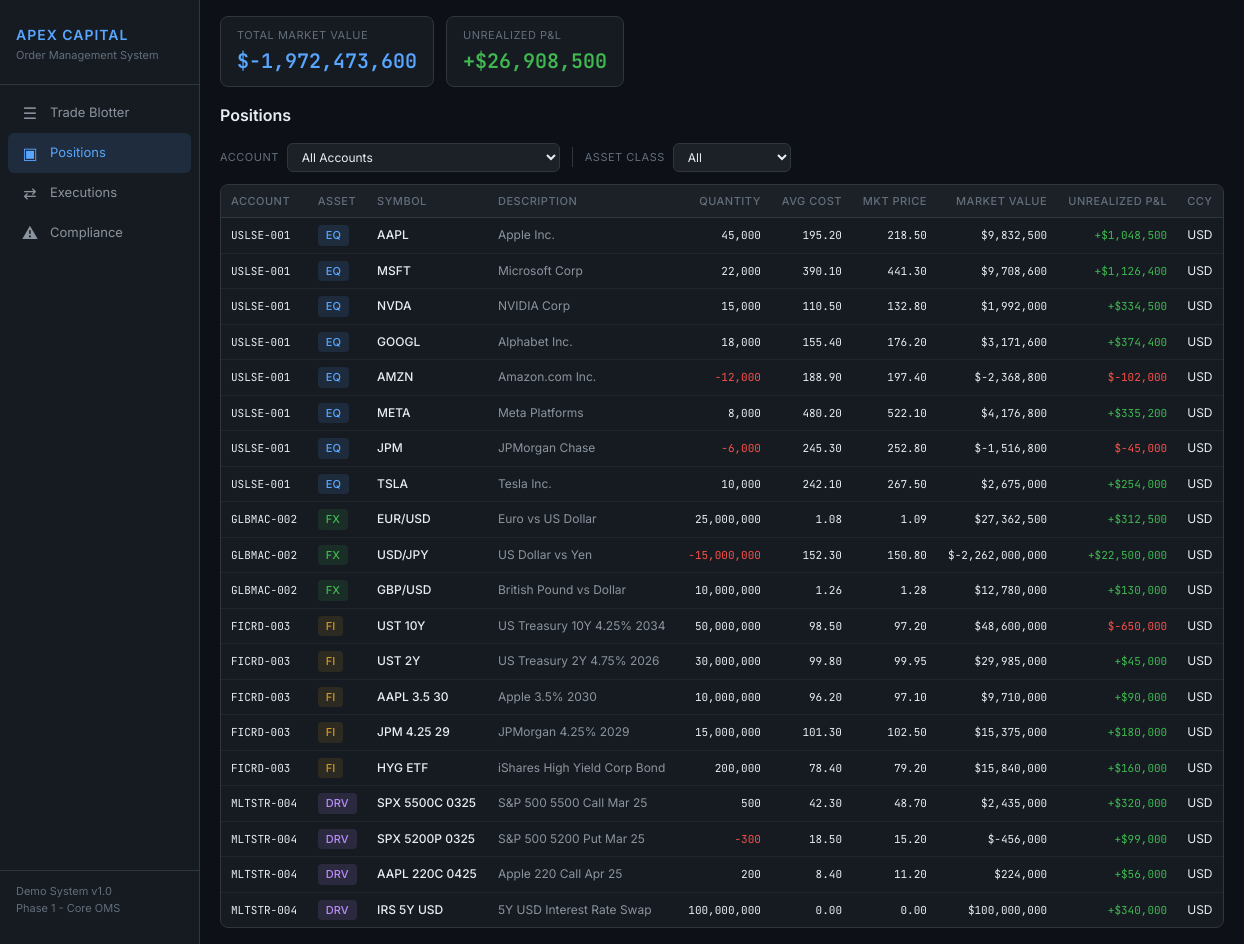
Page /positions on the committed database.
### models.py (models this page shows)
class Position(db.Model):
    id = db.Column(db.Integer, primary_key=True)
    account_id = db.Column(db.Integer, db.ForeignKey("account.id"), nullable=False)
    asset_class = db.Column(db.String(20), nullable=False)
    symbol = db.Column(db.String(20), nullable=False)
    description = db.Column(db.String(100))
    quantity = db.Column(db.Float, default=0.0)
    avg_cost = db.Column(db.Float, default=0.0)
    market_price = db.Column(db.Float, default=0.0)
    market_value = db.Column(db.Float, default=0.0)
    unrealized_pnl = db.Column(db.Float, default=0.0)
    currency = db.Column(db.String(3), default="USD")

class Account(db.Model):
    id = db.Column(db.Integer, primary_key=True)
    account_code = db.Column(db.String(20), unique=True, nullable=False)
    account_name = db.Column(db.String(100), nullable=False)
    fund_type = db.Column(db.String(50))  # e.g., "Long/Short Equity", "Global Macro"
    base_currency = db.Column(db.String(3), default="USD")
    nav = db.Column(db.Float, default=0.0)  # Net Asset Value
    orders = db.relationship("Order", backref="account", lazy=True)
    positions = db.relationship("Position", backref="account", lazy=True)

### app.py (the view)
@app.route("/positions")
def positions():
    account_filter = request.args.get("account", "All")
    asset_filter = request.args.get("asset_class", "All")
    query = Position.query
    if account_filter != "All":
        query = query.filter(Position.account_id == int(account_filter))
    if asset_filter != "All":
        query = query.filter(Position.asset_class == asset_filter)
    positions_list = query.all()
    accounts = Account.query.all()
    total_mv = sum(p.market_value for p in positions_list)
    total_pnl = sum(p.unrealized_pnl for p in positions_list)
    return render_template(
        "positions.html",
        positions=positions_list,
        accounts=accounts,
        total_mv=total_mv,
        total_pnl=total_pnl,
        account_filter=account_filter,
        asset_filter=asset_filter,
        active_page="positions",
    )

### app.py (called while the page is built)
@app.context_processor
def inject_now():
    return {"now": datetime.utcnow()}

### templates/positions.html (shortened to what this page needs)
{% extends "base.html" %}
{% block content %}
<div class="stats-bar">
    <div class="stat-card">
        <div class="label">Total Market Value</div>
        <div class="value blue">${{ "{:,.0f}".format(total_mv) }}</div>
    </div>
    <div class="stat-card">
        <div class="label">Unrealized P&L</div>
        <div class="value {{ 'green' if total_pnl >= 0 else 'red' }}">
            {{ '+' if total_pnl >= 0 else '' }}${{ "{:,.0f}".format(total_pnl) }}
        </div>
    </div>
</div>
<div class="page-header">
    <h2>Positions</h2>
</div>
<form class="filter-bar" method="get" action="{{ url_for('positions') }}">
    <label>Account</label>
    <select name="account" onchange="this.form.submit()">
        <option value="All" {{ 'selected' if account_filter == 'All' }}>All Accounts</option>
    </select>
    <label>Asset Class</label>
    <select name="asset_class" onchange="this.form.submit()">
        <option value="All" {{ 'selected' if asset_filter == 'All' }}>All</option>
    </select>
</form>
<div class="data-table-wrapper">
    <table class="data-table">
        <thead>
            <tr>
                <th>Account</th>
                <th>Asset</th>
                <th>Symbol</th>
                <th>Description</th>
                <th class="right">Quantity</th>
                <th class="right">Avg Cost</th>
                <th class="right">Mkt Price</th>
                <th class="right">Market Value</th>
                <th class="right">Unrealized P&L</th>
                <th>CCY</th>
            </tr>
        </thead>
        <tbody>
            {% for pos in positions %}
            <tr>
                <td class="mono" style="font-size: 11px;">{{ pos.account.account_code }}</td>
                <td>
                    {% if pos.asset_class == 'Equity' %}
                        <span class="badge badge-equity">EQ</span>
                    {% elif pos.asset_class == 'Fixed Income' %}
                        <span class="badge badge-fi">FI</span>
                    {% elif pos.asset_class == 'FX' %}
                        <span class="badge badge-fx">FX</span>
                    {% elif pos.asset_class == 'Derivative' %}
                        <span class="badge badge-deriv">DRV</span>
                    {% endif %}
                </td>
                <td style="font-weight: 500;">{{ pos.symbol }}</td>
                <td style="color: var(--text-secondary);">{{ pos.description }}</td>
                <td class="right mono">
                    <span class="{{ 'pnl-negative' if pos.quantity < 0 else '' }}">
                        {{ "{:,.0f}".format(pos.quantity) }}
                    </span>
                </td>
                <td class="right mono">{{ "%.2f"|format(pos.avg_cost) if pos.avg_cost < 1000 else "{:,.2f}".format(pos.avg_cost) }}</td>
                <td class="right mono">{{ "%.2f"|format(pos.market_price) if pos.market_price < 1000 else "{:,.2f}".format(pos.market_price) }}</td>
                <td class="right mono">${{ "{:,.0f}".format(pos.market_value) }}</td>
                <td class="right mono">
                    <span class="{{ 'pnl-positive' if pos.unrealized_pnl >= 0 else 'pnl-negative' }}">
                        {{ '+' if pos.unrealized_pnl >= 0 else '' }}${{ "{:,.0f}".format(pos.unrealized_pnl) }}
                    </span>
                </td>
                <td>{{ pos.currency }}</td>
            </tr>
            {% endfor %}
        </tbody>
    </table>
</div>
{% endblock %}

### static/style.css (style rules this page uses)
* { margin: 0; padding: 0; box-sizing: border-box; }
:root { --bg-primary: #0d1117; --bg-secondary: #161b22; --bg-tertiary: #1c2128; --bg-hover: #1f2937; --border: #30363d; --border-light: #21262d; --text-primary: #e6edf3; --text-secondary: #8b949e; --text-muted: #636e7b; --green: #3fb950; --green-bg: rgba(63, 185, 80, 0.12); --red: #f85149; --red-bg: rgba(248, 81, 73, 0.12); --blue: #58a6ff; --blue-bg: rgba(88, 166, 255, 0.12); --yellow: #d29922; --yellow-bg: rgba(210, 153, 34, 0.12); --orange: #db6d28; --purple: #bc8cff; --font-mono: "JetBrains Mono", "Fira Code", "Cascadia Code", "Consolas", monospace; --font-sans: "Inter", -apple-system, BlinkMacSystemFont, "Segoe UI", sans-serif; }
body { font-family: var(--font-sans); background: var(--bg-primary); color: var(--text-primary); font-size: 13px; line-height: 1.5; }
.stats-bar { display: flex; gap: 12px; margin-bottom: 16px; }
.stat-card { background: var(--bg-secondary); border: 1px solid var(--border); border-radius: 8px; padding: 10px 16px; min-width: 120px; }
.stat-card .label { font-size: 11px; color: var(--text-muted); text-transform: uppercase; letter-spacing: 0.5px; }
.stat-card .value { font-size: 20px; font-weight: 600; font-family: var(--font-mono); margin-top: 2px; }
.stat-card .value.green { color: var(--green); }
.stat-card .value.blue { color: var(--blue); }
.page-header { display: flex; justify-content: space-between; align-items: center; margin-bottom: 16px; }
.page-header h2 { font-size: 16px; font-weight: 600; }
.filter-bar { display: flex; gap: 8px; margin-bottom: 12px; flex-wrap: wrap; align-items: center; }
.filter-bar label { font-size: 11px; color: var(--text-muted); text-transform: uppercase; letter-spacing: 0.5px; }
.filter-bar select { background: var(--bg-tertiary); border: 1px solid var(--border); color: var(--text-primary); padding: 5px 10px; border-radius: 6px; font-size: 12px; font-family: var(--font-sans); cursor: pointer; }
.data-table-wrapper { background: var(--bg-secondary); border: 1px solid var(--border); border-radius: 8px; overflow: hidden; }
.data-table { width: 100%; border-collapse: collapse; font-size: 12px; }
.data-table thead th { background: var(--bg-tertiary); padding: 8px 10px; text-align: left; font-weight: 500; font-size: 11px; color: var(--text-muted); text-transform: uppercase; letter-spacing: 0.5px; border-bottom: 1px solid var(--border); white-space: nowrap; position: sticky; top: 0; }
.data-table thead th.right { text-align: right; }
.data-table tbody tr { border-bottom: 1px solid var(--border-light); transition: background 0.1s; }
.data-table tbody tr:last-child { border-bottom: none; }
.data-table tbody td { padding: 7px 10px; white-space: nowrap; }
.data-table tbody td.mono { font-family: var(--font-mono); font-size: 11px; }
.data-table tbody td.right { text-align: right; }
.badge { display: inline-block; padding: 2px 8px; border-radius: 4px; font-size: 11px; font-weight: 500; }
.badge-equity { background: var(--blue-bg); color: var(--blue); }
.badge-fi { background: rgba(210, 153, 34, 0.12); color: var(--yellow); }
.badge-fx { background: rgba(63, 185, 80, 0.12); color: var(--green); }
.badge-deriv { background: rgba(188, 140, 255, 0.12); color: var(--purple); }
.pnl-positive { color: var(--green); }
.pnl-negative { color: var(--red); }

### rows in the picture
Position: account.account_code "USLSE-001", asset_class "EQ", symbol "AAPL", description "Apple Inc.", quantity "45,000", avg_cost "195.20", market_price "218.50", market_value "9,832,500", unrealized_pnl "+", unrealized_pnl "1,048,500", currency "USD"
Position: account.account_code "USLSE-001", asset_class "EQ", symbol "MSFT", description "Microsoft Corp", quantity "22,000", avg_cost "390.10", market_price "441.30", market_value "9,708,600", unrealized_pnl "+", unrealized_pnl "1,126,400", currency "USD"
Position: account.account_code "USLSE-001", asset_class "EQ", symbol "NVDA", description "NVIDIA Corp", quantity "15,000", avg_cost "110.50", market_price "132.80", market_value "1,992,000", unrealized_pnl "+", unrealized_pnl "334,500", currency "USD"
Position: account.account_code "USLSE-001", asset_class "EQ", symbol "GOOGL", description "Alphabet Inc.", quantity "18,000", avg_cost "155.40", market_price "176.20", market_value "3,171,600", unrealized_pnl "+", unrealized_pnl "374,400", currency "USD"
Position: account.account_code "USLSE-001", asset_class "EQ", symbol "AMZN", description "Amazon.com Inc.", quantity "-12,000", avg_cost "188.90", market_price "197.40", market_value "-2,368,800", unrealized_pnl "-102,000", currency "USD"
Position: account.account_code "USLSE-001", asset_class "EQ", symbol "META", description "Meta Platforms", quantity "8,000", avg_cost "480.20", market_price "522.10", market_value "4,176,800", unrealized_pnl "+", unrealized_pnl "335,200", currency "USD"
Position: account.account_code "USLSE-001", asset_class "EQ", symbol "JPM", description "JPMorgan Chase", quantity "-6,000", avg_cost "245.30", market_price "252.80", market_value "-1,516,800", unrealized_pnl "-45,000", currency "USD"
Position: account.account_code "USLSE-001", asset_class "EQ", symbol "TSLA", description "Tesla Inc.", quantity "10,000", avg_cost "242.10", market_price "267.50", market_value "2,675,000", unrealized_pnl "+", unrealized_pnl "254,000", currency "USD"
Position: account.account_code "GLBMAC-002", asset_class "FX", symbol "EUR/USD", description "Euro vs US Dollar", quantity "25,000,000", avg_cost "1.08", market_price "1.09", market_value "27,362,500", unrealized_pnl "+", unrealized_pnl "312,500", currency "USD"
Position: account.account_code "GLBMAC-002", asset_class "FX", symbol "USD/JPY", description "US Dollar vs Yen", quantity "-15,000,000", avg_cost "152.30", market_price "150.80", market_value "-2,262,000,000", unrealized_pnl "+", unrealized_pnl "22,500,000", currency "USD"
Position: account.account_code "GLBMAC-002", asset_class "FX", symbol "GBP/USD", description "British Pound vs Dollar", quantity "10,000,000", avg_cost "1.26", market_price "1.28", market_value "12,780,000", unrealized_pnl "+", unrealized_pnl "130,000", currency "USD"
Position: account.account_code "FICRD-003", asset_class "FI", symbol "UST 10Y", description "US Treasury 10Y 4.25% 2034", quantity "50,000,000", avg_cost "98.50", market_price "97.20", market_value "48,600,000", unrealized_pnl "-650,000", currency "USD"
Position: account.account_code "FICRD-003", asset_class "FI", symbol "UST 2Y", description "US Treasury 2Y 4.75% 2026", quantity "30,000,000", avg_cost "99.80", market_price "99.95", market_value "29,985,000", unrealized_pnl "+", unrealized_pnl "45,000", currency "USD"
Position: account.account_code "FICRD-003", asset_class "FI", symbol "AAPL 3.5 30", description "Apple 3.5% 2030", quantity "10,000,000", avg_cost "96.20", market_price "97.10", market_value "9,710,000", unrealized_pnl "+", unrealized_pnl "90,000", currency "USD"
Position: account.account_code "FICRD-003", asset_class "FI", symbol "JPM 4.25 29", description "JPMorgan 4.25% 2029", quantity "15,000,000", avg_cost "101.30", market_price "102.50", market_value "15,375,000", unrealized_pnl "+", unrealized_pnl "180,000", currency "USD"
Position: account.account_code "FICRD-003", asset_class "FI", symbol "HYG ETF", description "iShares High Yield Corp Bond", quantity "200,000", avg_cost "78.40", market_price "79.20", market_value "15,840,000", unrealized_pnl "+", unrealized_pnl "160,000", currency "USD"
Position: account.account_code "MLTSTR-004", asset_class "DRV", symbol "SPX 5500C 0325", description "S&P 500 5500 Call Mar 25", quantity "500", avg_cost "42.30", market_price "48.70", market_value "2,435,000", unrealized_pnl "+", unrealized_pnl "320,000", currency "USD"
Position: account.account_code "MLTSTR-004", asset_class "DRV", symbol "SPX 5200P 0325", description "S&P 500 5200 Put Mar 25", quantity "-300", avg_cost "18.50", market_price "15.20", market_value "-456,000", unrealized_pnl "+", unrealized_pnl "99,000", currency "USD"
Position: account.account_code "MLTSTR-004", asset_class "DRV", symbol "AAPL 220C 0425", description "Apple 220 Call Apr 25", quantity "200", avg_cost "8.40", market_price "11.20", market_value "224,000", unrealized_pnl "+", unrealized_pnl "56,000", currency "USD"
Position: account.account_code "MLTSTR-004", asset_class "DRV", symbol "IRS 5Y USD", description "5Y USD Interest Rate Swap", quantity "100,000,000", avg_cost "0.00", market_price "0.00", market_value "100,000,000", unrealized_pnl "+", unrealized_pnl "340,000", currency "USD"

### other values in the picture
{{ "{:,.0f}".format(total_mv) }} "-1,972,473,600"
{{ '+' if total_pnl >= 0 else '' }} "+"
{{ "{:,.0f}".format(total_pnl) }} "26,908,500"
